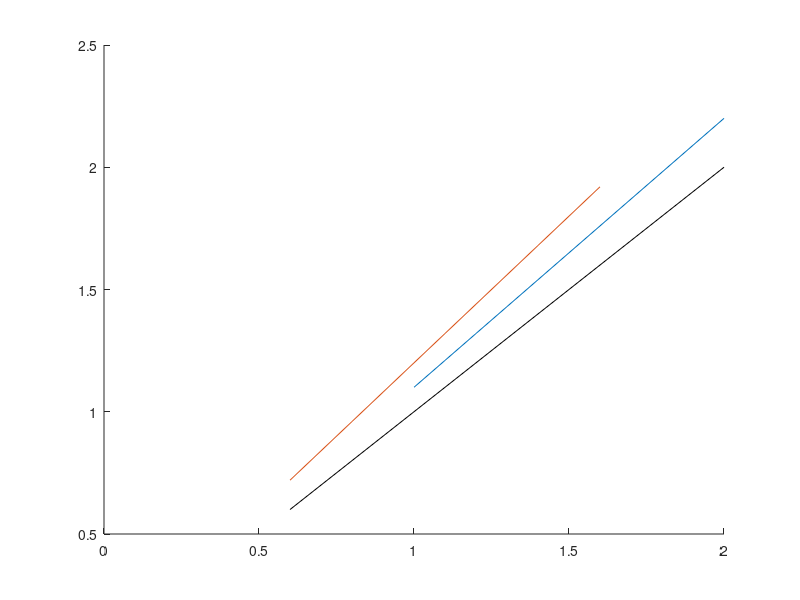
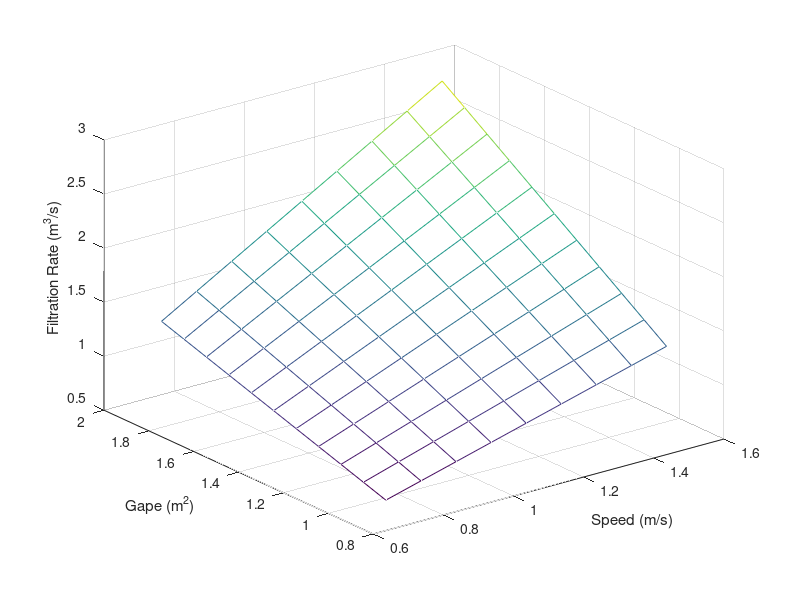

Write the MATLAB code that produced these figures, in order. (Note: this script raises an error after producing the figures.)
% Functional Ecology Revision Calculations

%% How much volume is 9 million copepods? 
% one copepod = 2 - 4 mm^3
cop_vol_low = 9E6*2;
cop_vol_high = 9E6*4;
% convert mm^3 to m^3 
cop_vol_low*1E-9
cop_vol_high*1E-9

%% What makes the biggest difference? 

gape = 1:0.1:2.0; 
speed = 1.1; 
frate = gape*speed; 
figure(1), clf, hold on 
plot(gape,frate)

speed = 0.6:0.1:1.6; 
gape = 1.2; 
frate = gape*speed; 
plot(speed,frate)
plot([0.6 2],[0.6 2],'k') % 1:1 line


figure(2)
gape = 0.9:0.1:1.9;
speed = 0.7:0.1:1.5;
frate = gape'*speed; 
mesh(speed,gape,frate)
xlabel('Speed (m/s)'), ylabel('Gape (m^2)'), zlabel('Filtration Rate (m^3/s)')


%% baleen length/area/plates
baleencount = [2.00	NaN 185 
0       NaN	213
3.00	220	212
0.00	205	207
2.00	220	247
0.00	238	235
0.00	NaN	225
2.00	217	225
28.00	212	210
10.00	159	163
0.00	190	NaN]; 

mouthlength = [2	235
0	140
3	197
2	230
0	69
12	300
2	299
2.5	200
3	235
0	90
12	337
0	101
4	250
0	77
2	278
28	309
10	320
0	128
1	165
1	245
12	361
30	360
15	280
12	373
9	315
0	13
1	98
1	187.9
2 	238
0	85
1	161
0	109
0	115
2	210
2	220
1	206];

bodylen = [1030
760
1100
1090
412
1360
1155
1030
1266
478
1415
513
1270
417
1259
1370
1350
771
910
1100
1370
1600
1490
1380
1470
600
560
658
1260
401
772
470
495
975
1000
885]; 

ageGapeModel

% plot(bodylen,mouthlength(:,2),'o')
% fit relationship between body length and mouth length
ft2 = fitlm(bodylen/100,mouthlength(:,2)); % fit the model
Mlength = feval(ft2,lnth);

figure, hold on 
plot(allBlength,allPlength*100,'o')
plot(bodylen/100,mouthlength(:,2),'o')
xlabel('Body Length (m)')
plot(lnth,Blength*100,'k')
plot(lnth,Mlength,'k')

BFA = Blength*100.*Mlength; 
H = plot_ci([min(bodylength) max(NPRW(:,1))],ci*100,'patchcolor',[0 0 0],'patchalpha',0.25,'linecolor','w');

%% check for roll/heading changes when pitch changes 
PRHplotNARWcheck

%% 
